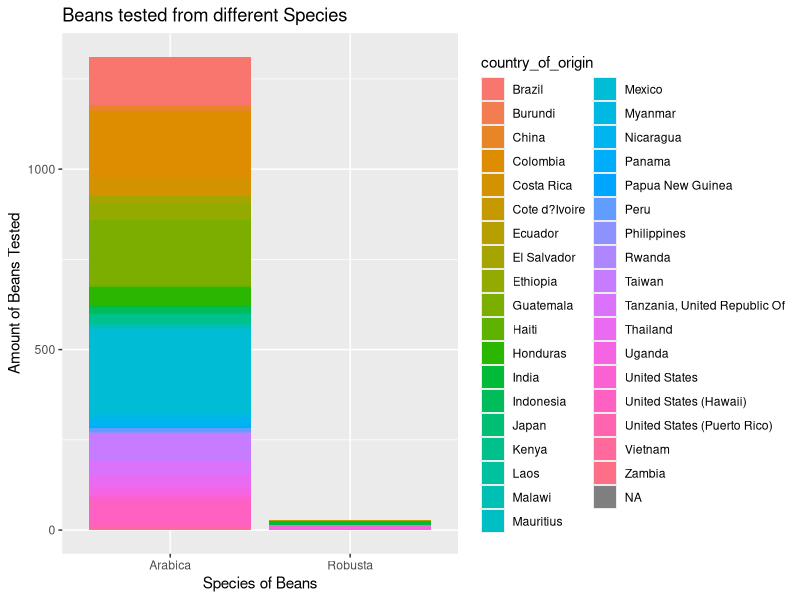
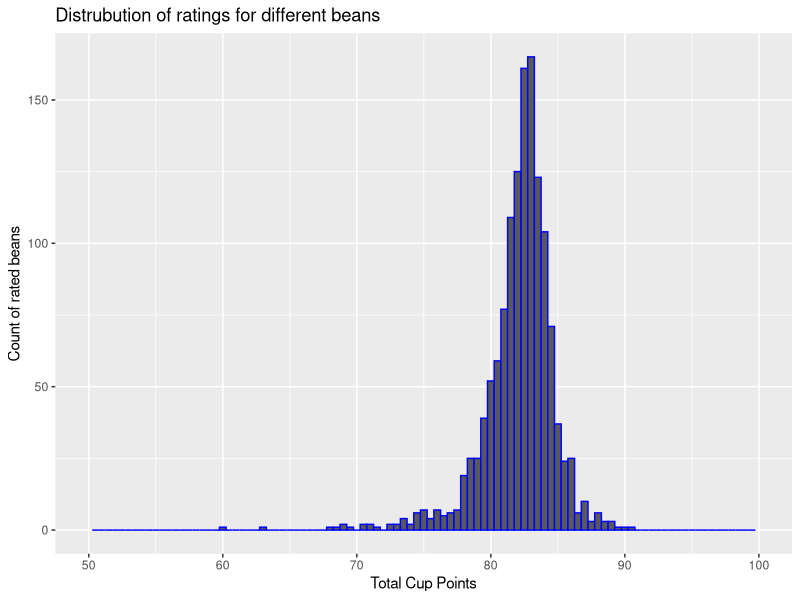
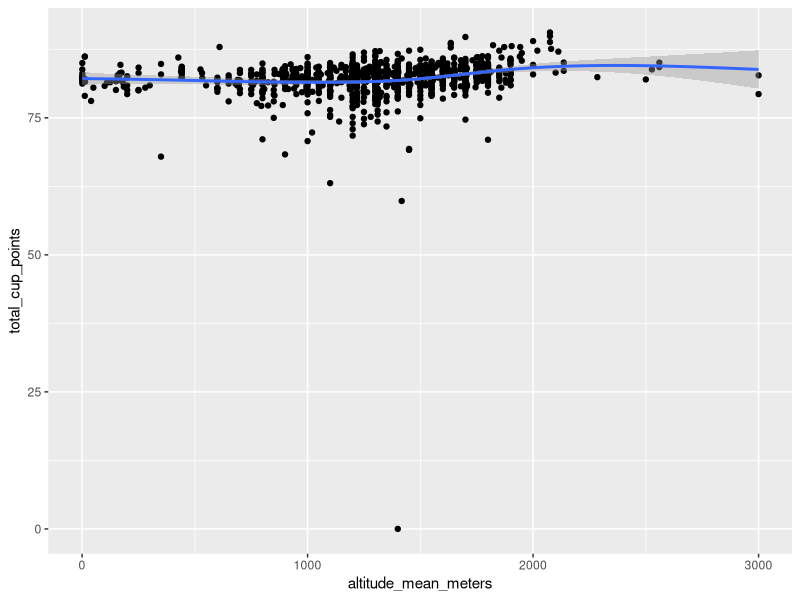
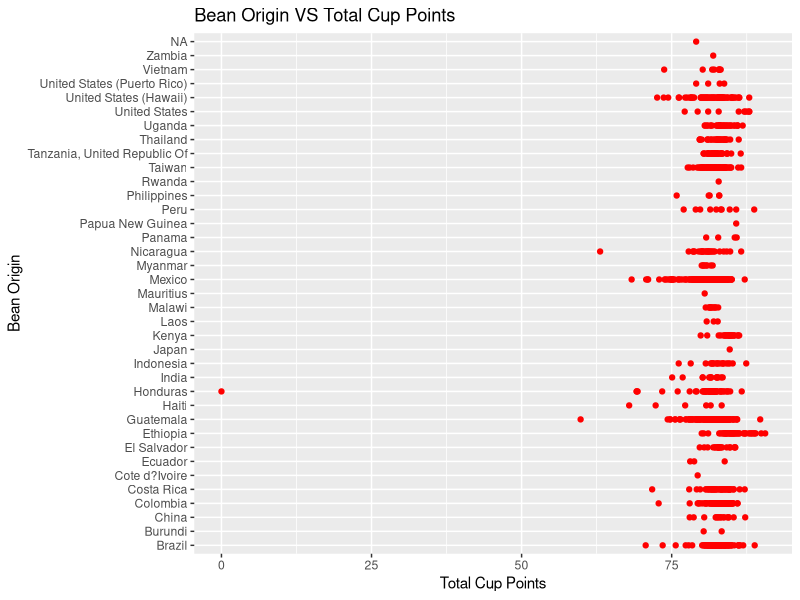
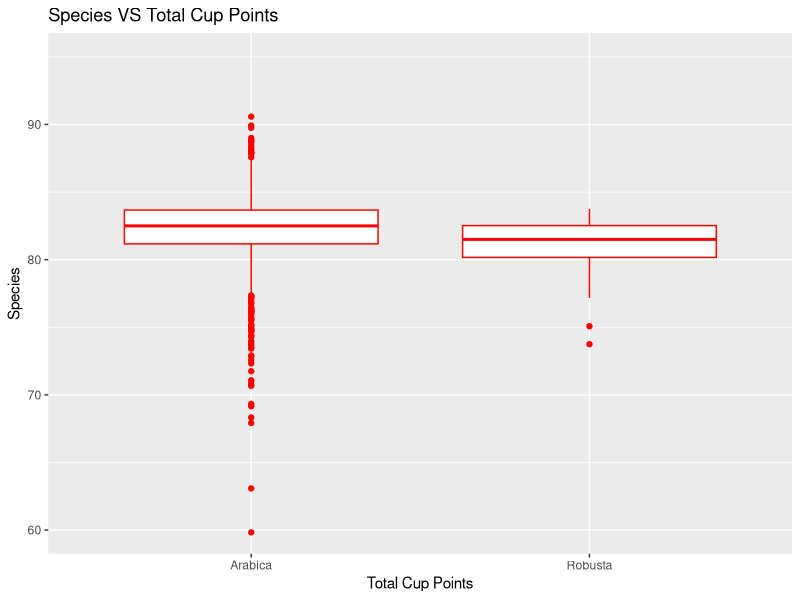
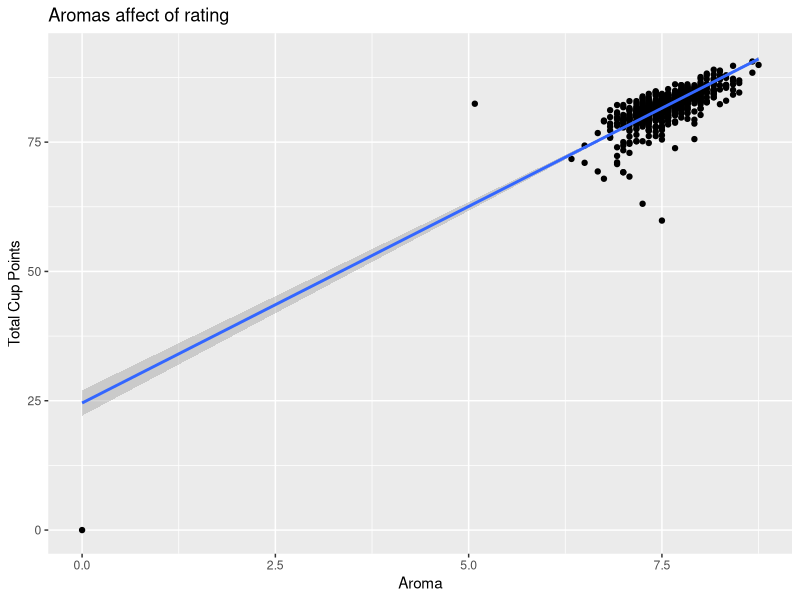
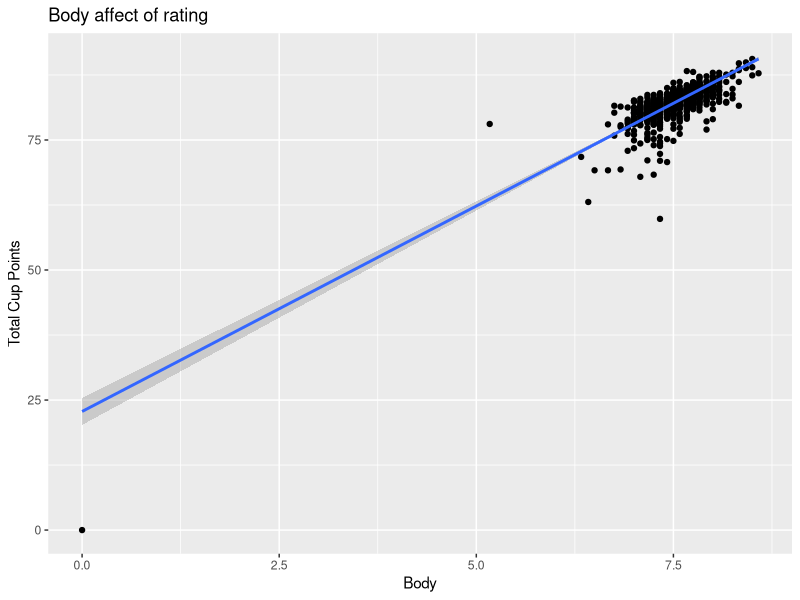
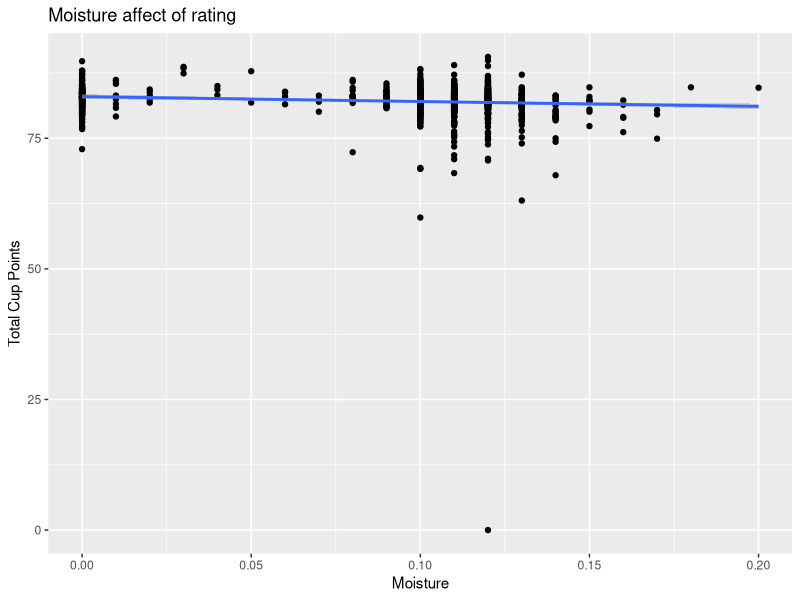

These charts were generated, in order, by the following R code:
## ---- chunk 1
library(ggplot2)
coffee<-read.csv("coffee.csv")
head(coffee)
mod1 <- lm(total_cup_points~aroma+body+category_two_defects+moisture+altitude_mean_meters,data=coffee)
## ---- chunk 2
ggplot(data = coffee, mapping = aes(x = species,fill=country_of_origin))+
  geom_bar() + xlab("Species of Beans")+ ylab("Amount of Beans Tested")+ggtitle("Beans tested from different Species")

## ---- chunk 3
ggplot(coffee) +
geom_histogram(mapping = aes(x = total_cup_points), binwidth = .5,color='Blue')+ xlab("Total Cup Points")+ ylab("Count of rated beans") + ggtitle("Distrubution of ratings for different beans") +xlim(50,100)
## ---- chunk 4
ggplot(mod1) + 
  geom_point(mapping = aes(x = altitude_mean_meters , y=total_cup_points)) + 
  geom_smooth(aes(x = altitude_mean_meters, y=total_cup_points))+xlim(0,3000)
## ---- chunk 5
ggplot(data = coffee, aes(x = total_cup_points , y = country_of_origin)) +
  geom_point(color='red') + xlab("Total Cup Points")+ ylab("Bean Origin")+ggtitle("Bean Origin VS Total Cup Points")
## ---- chunk 6
ggplot(data = coffee, aes(x = species , y = total_cup_points)) +
  geom_boxplot(color='red')+ xlab("Total Cup Points")+ ylab("Species")+ggtitle("Species VS Total Cup Points")+coord_cartesian(ylim=c(60,95)) 
## ---- chunk 7
ggplot(mod1) + 
  geom_point(mapping = aes(x = aroma , y=total_cup_points)) + 
  geom_smooth(aes(x = aroma, y=total_cup_points),  method = "lm")+xlab("Aroma")+ ylab("Total Cup Points")+ggtitle("Aromas affect of rating")
## ---- chunk 8
ggplot(mod1) + 
  geom_point(mapping = aes(x = body , y=total_cup_points)) + 
  geom_smooth(aes(x = body, y=total_cup_points),  method = "lm")+xlab("Body")+ ylab("Total Cup Points")+ggtitle("Body affect of rating")
## ---- chunk 9
ggplot(mod1) + 
  geom_point(mapping = aes(x = moisture , y=total_cup_points)) + 
  geom_smooth(aes(x = moisture, y=total_cup_points),  method = "lm")+xlab("Moisture")+ ylab("Total Cup Points")+ggtitle("Moisture affect of rating")
## ---- chunk 10
ggplot(mod1) + 
  geom_point(mapping = aes(x = category_two_defects , y=total_cup_points)) + 
  geom_smooth(aes(x = category_two_defects, y=total_cup_points),  method = "lm")+xlab("Defects")+ ylab("Total Cup Points")+ggtitle("Defects affect of rating")
